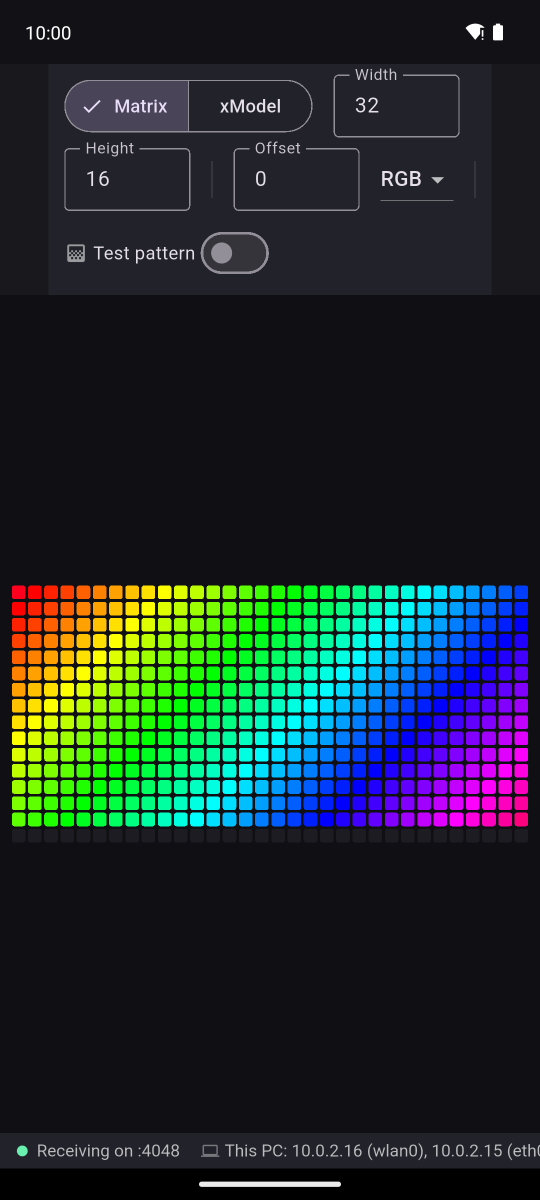
#> input picture store/graphics/raw/01-live-matrix.png, 1080 x 2400 px (shown at 1/2 size)
$ python make_screenshots.py
#> lines starting #> are read from the running program, lines starting #| are printed output that depends on the picture; after the words box and inside, x2 and y2 are one past the last pixel; in counts of white or black regions, pixels touching at a corner belong together
"""Frame raw device screenshots with a caption on the brand background.

Produces Play-ready phone screenshots (1080x2400) in store/graphics/screenshots/.
Run:  python make_screenshots.py
"""
import os
from PIL import Image, ImageDraw, ImageFont

HERE = os.path.dirname(__file__)
RAW = os.path.join(HERE, "raw")
OUT = os.path.join(HERE, "screenshots")
os.makedirs(OUT, exist_ok=True)

W, H = 1080, 2400
BG = (24, 24, 29)        # #18181D
BORDER = (44, 44, 54)    # subtle separation since app bg == frame bg
TITLE = (240, 240, 246)

CAP_TOP = 96             # caption baseline area
SHOT_TOP = 300
SHOT_BOTTOM_MARGIN = 40

SHOTS = [
    ("01-live-matrix.png", "Live DDP, in real time",
     "Watch incoming pixels render instantly"),
    ("02-color-order.png", "Match your LEDs' color order",
     "RGB, GRB, BGR, RBG, GBR or BRG"),
    ("03-matrix-48x32.png", "Any matrix size, pixel-perfect",
     "Configure the grid right in the app"),
]


def font(names, size):
#> called with size = 60
    for n in names:
        try:
            return ImageFont.truetype(n, size)
        except OSError:
            continue
    return ImageFont.load_default()


TITLE_F = font(["C:/Windows/Fonts/segoeuib.ttf", "C:/Windows/Fonts/arialbd.ttf"], 60)
SUB_F = font(["C:/Windows/Fonts/segoeui.ttf", "C:/Windows/Fonts/arial.ttf"], 38)


def rounded(img, radius):
    mask = Image.new("L", img.size, 0)
    ImageDraw.Draw(mask).rounded_rectangle(
        [0, 0, img.size[0] - 1, img.size[1] - 1], radius=radius, fill=255)
    out = Image.new("RGBA", img.size, (0, 0, 0, 0))
    out.paste(img, (0, 0))
    out.putalpha(mask)
    return out


for fname, title, sub in SHOTS:
    canvas = Image.new("RGB", (W, H), BG)
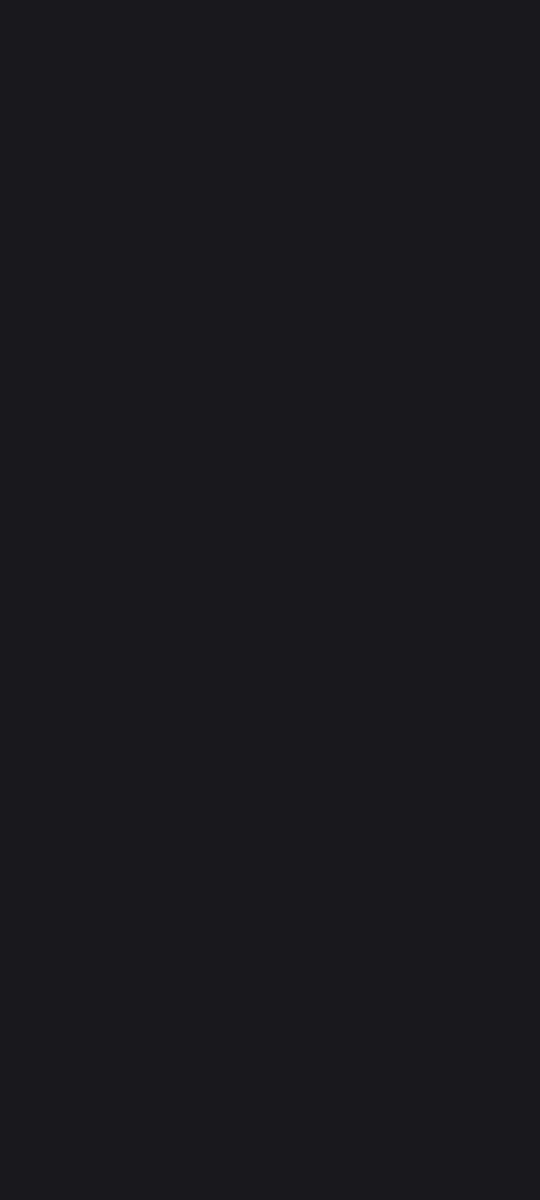
#> canvas: PIL image 1080x2400 RGB (shown at 1/2 size); mean R, G, B 24, 24, 29
    draw = ImageDraw.Draw(canvas)

    # Caption (centered).
    tw = draw.textlength(title, font=TITLE_F)
#> tw = 650.5
    draw.text(((W - tw) / 2, CAP_TOP), title, font=TITLE_F, fill=TITLE)
    sw = draw.textlength(sub, font=SUB_F)
#> sw = 740.9
    draw.text(((W - sw) / 2, CAP_TOP + 84), sub, font=SUB_F, fill=(150, 150, 162))

    # Screenshot scaled to fit remaining height, centered.
    shot = Image.open(os.path.join(RAW, fname)).convert("RGB")
    avail_h = H - SHOT_TOP - SHOT_BOTTOM_MARGIN
    scale = avail_h / shot.height
#> scale = 0.858
    new_w = int(shot.width * scale)
#> new_w = 927
    new_h = int(shot.height * scale)
#> new_h = 2060
    shot = shot.resize((new_w, new_h), Image.LANCZOS)
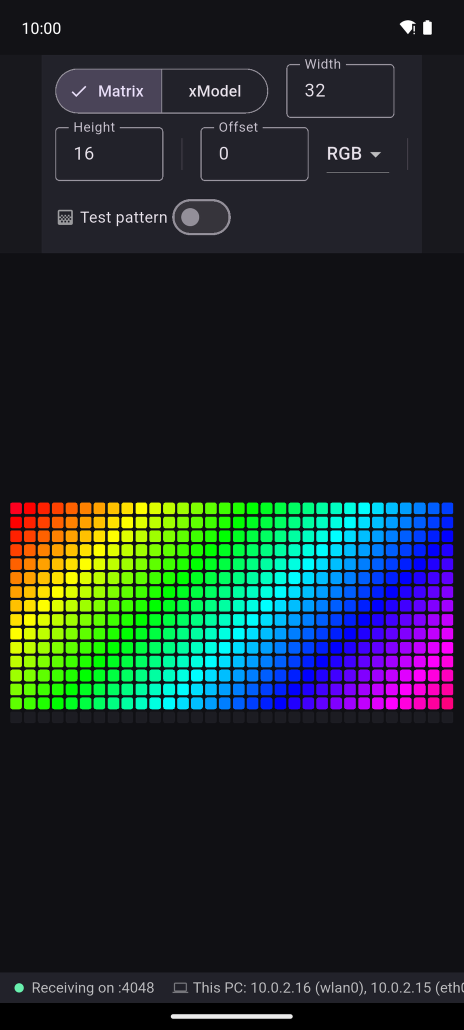
#> shot: PIL image 927x2060 RGB (shown at 1/2 size); mean R, G, B 29.8, 41.9, 42.2
    shot = rounded(shot, 36)
#> in rounded, `mask = Image.new("L", img.size, 0)`: mask: PIL image 927x2060 L; every value is 0
#> in rounded, `ImageDraw.Draw(mask).rounded_rectangle( [0, 0, img.size[0] - 1, img.si..`:
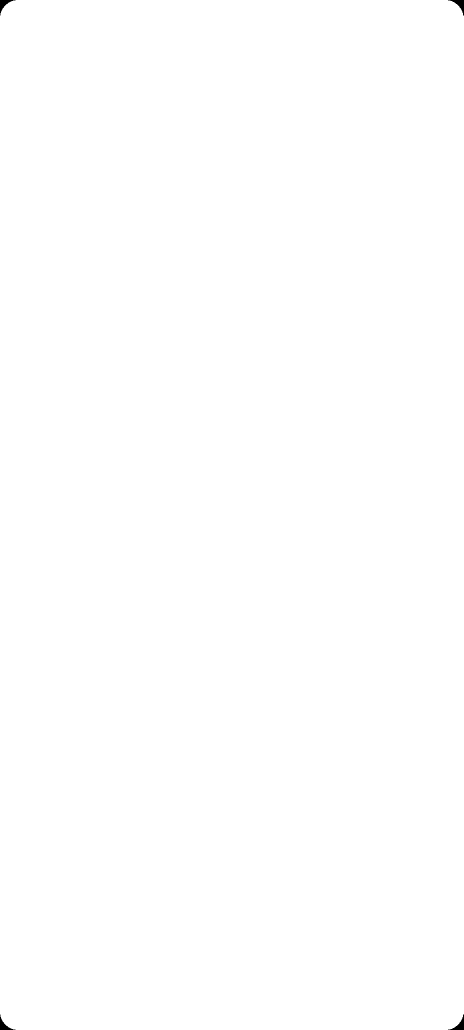
#> mask: PIL image 927x2060 L (shown at 1/2 size); 99.9% white; 4 black regions, box (x1, y1, x2, y2) and area: (0, 0, 31, 31) 287, (896, 0, 927, 31) 287, (0, 2029, 31, 2060) 287, (896, 2029, 927, 2060) 287
#> in rounded, `out = Image.new("RGBA", img.size, (0, 0, 0, 0))`: out: PIL image 927x2060 RGBA; every value is 0

    x = (W - new_w) // 2
#> x = 76
    # Subtle border to lift the panel off the same-colored background.
    draw.rounded_rectangle([x - 2, SHOT_TOP - 2, x + new_w + 1, SHOT_TOP + new_h + 1],
                           radius=38, outline=BORDER, width=3)
    canvas.paste(shot, (x, SHOT_TOP), shot)
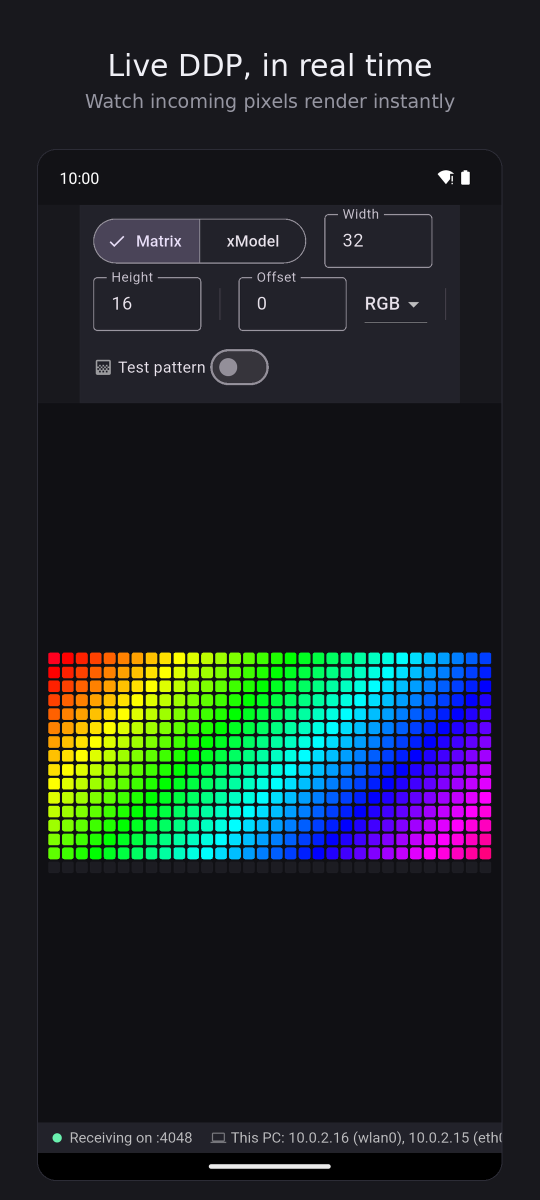
#> canvas: PIL image 1080x2400 RGB (shown at 1/2 size); mean R, G, B 29.2, 38.2, 39.8

    out_path = os.path.join(OUT, fname)
    canvas.save(out_path)
    print("wrote", out_path)
#> pass 2 of the loop `for fname, title, sub in SHOTS:`:
#> tw = 867.4
#> sw = 649.8
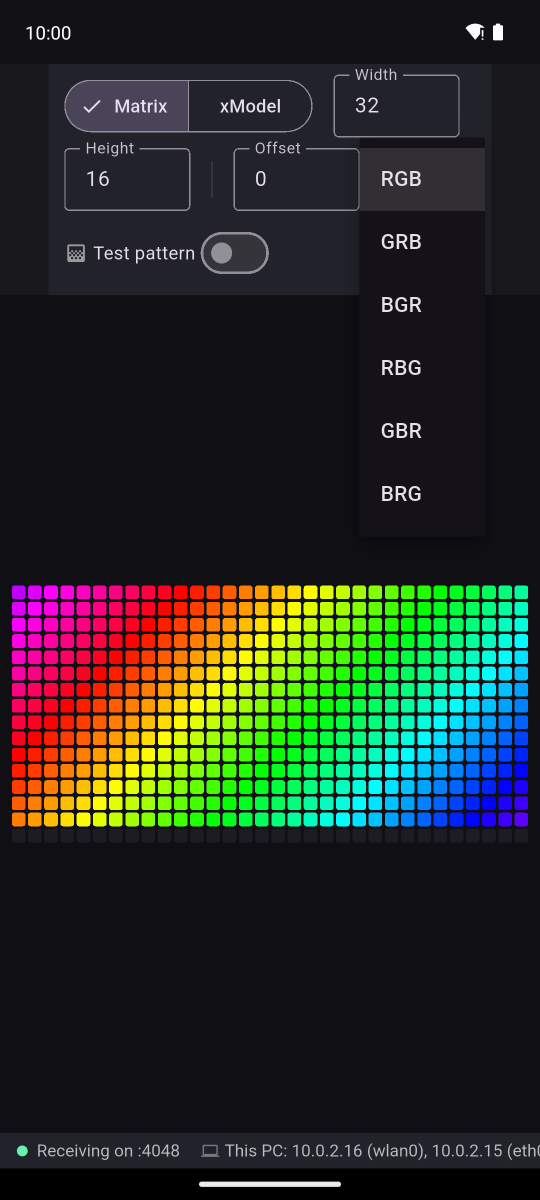
#> input picture store/graphics/raw/02-color-order.png, 1080 x 2400 px (shown at 1/2 size)
#> `shot = shot.resize((new_w, new_h), Image.LANCZOS)`:
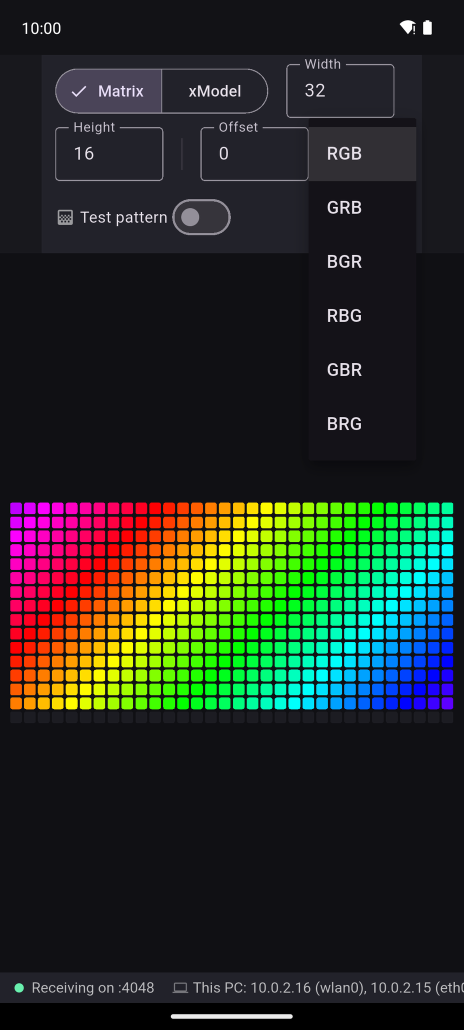
#> shot: PIL image 927x2060 RGB (shown at 1/2 size); mean R, G, B 36.7, 43.3, 35.1
#> `canvas.paste(shot, (x, SHOT_TOP), shot)`:
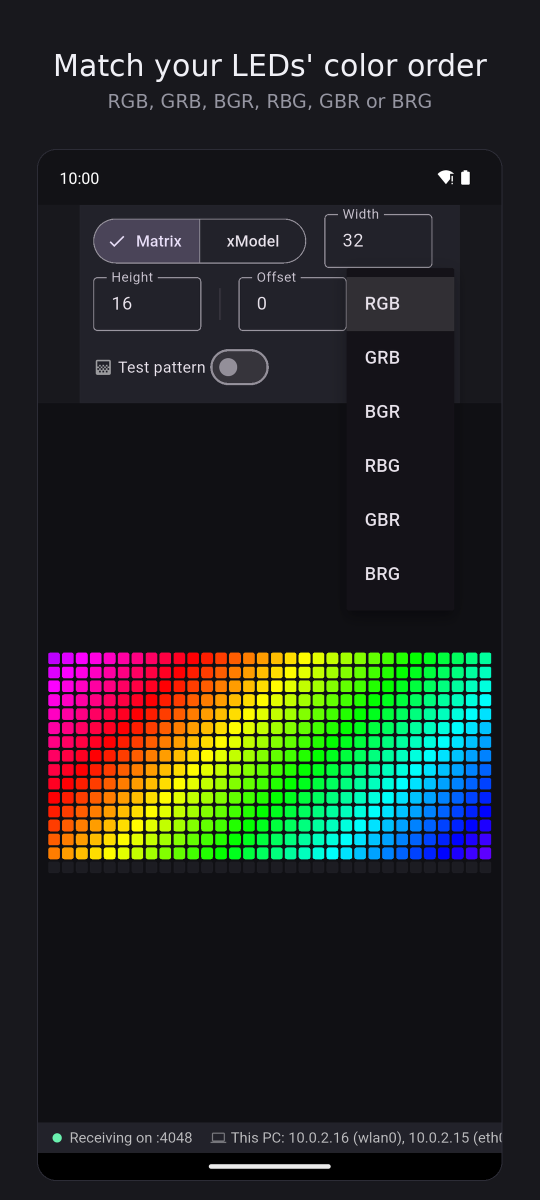
#> canvas: PIL image 1080x2400 RGB (shown at 1/2 size); mean R, G, B 34.5, 39.4, 34.7
#> pass 3 of the loop `for fname, title, sub in SHOTS:`:
#> tw = 880.8
#> sw = 651.3
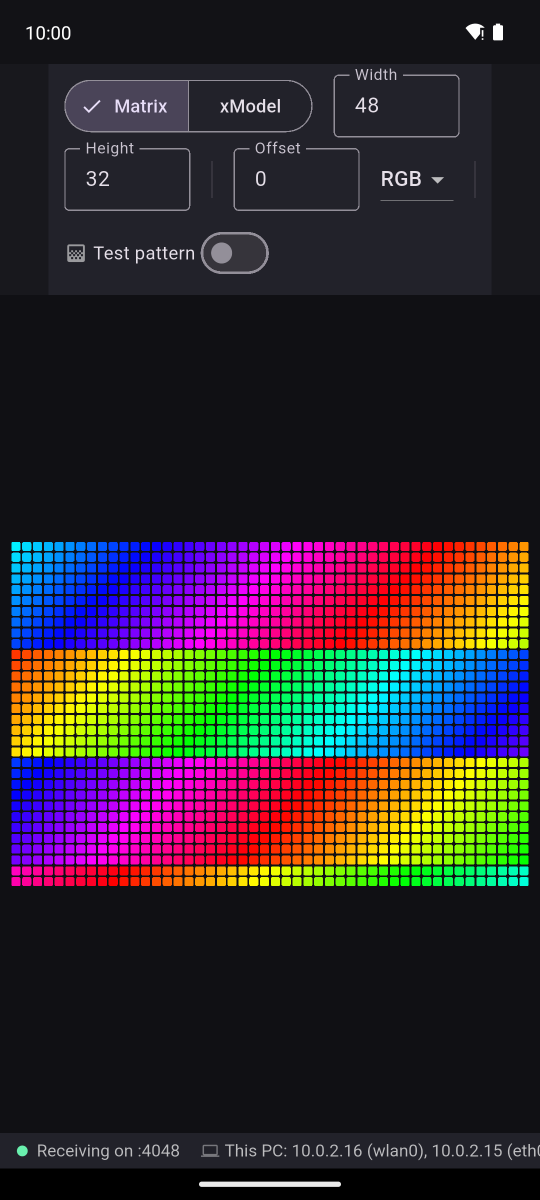
#> input picture store/graphics/raw/03-matrix-48x32.png, 1080 x 2400 px (shown at 1/2 size)
#> `shot = shot.resize((new_w, new_h), Image.LANCZOS)`:
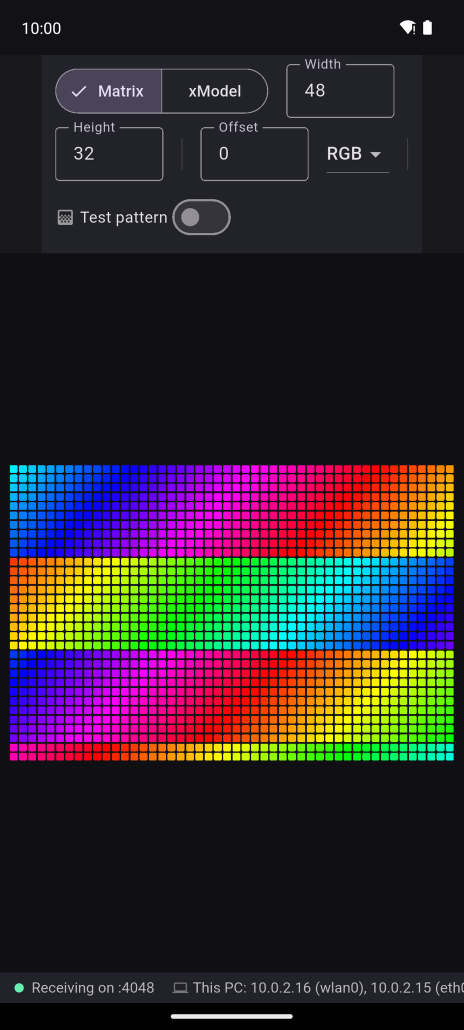
#> shot: PIL image 927x2060 RGB (shown at 1/2 size); mean R, G, B 47.1, 40.3, 44.7
#> `canvas.paste(shot, (x, SHOT_TOP), shot)`:
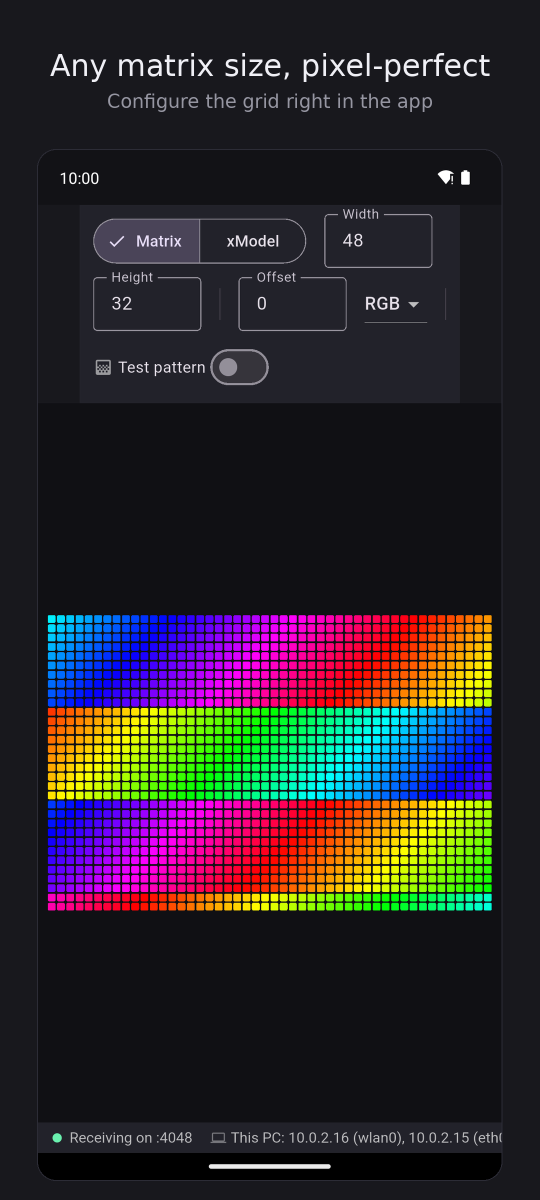
#> canvas: PIL image 1080x2400 RGB (shown at 1/2 size); mean R, G, B 42.2, 37.2, 41.8
